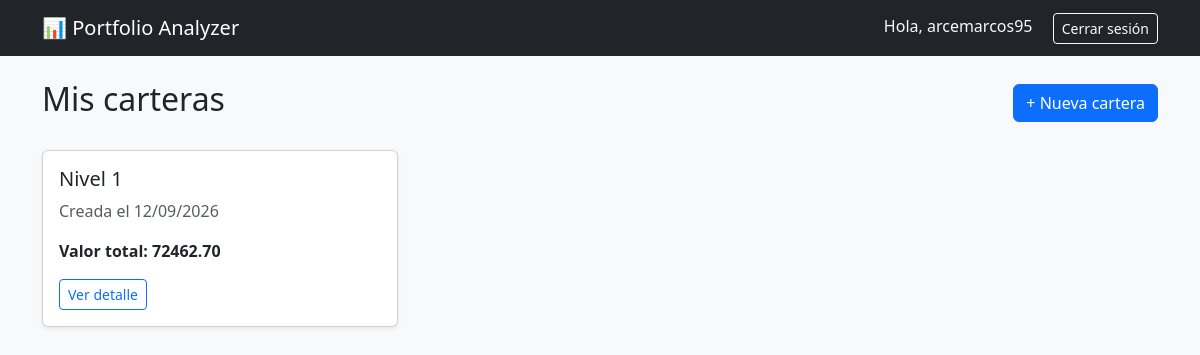
The app's page / (signed in) with its own data.
### portfolio/models.py (models this page shows, shortened)
class Cartera(models.Model):
    propietario = models.ForeignKey(Perfil, on_delete=models.CASCADE, related_name="carteras")
    nombre = models.CharField(max_length=100)
    fecha_creacion = models.DateTimeField(auto_now_add=True)
    def valor_total(self):
        total = 0
        for activo in self.activorentavariable_set.all():
            total += activo.calcular_valor()
        for activo in self.activorentafija_set.all():
            total += activo.calcular_valor()
        return total

class Activo(models.Model):
    cartera = models.ForeignKey(Cartera, on_delete=models.CASCADE, related_name="%(class)s_set")
    ticker = models.CharField(max_length=20)
    cantidad = models.FloatField(validators=[MinValueValidator(0.01)])
    precio = models.FloatField(validators=[MinValueValidator(0.01)])
    moneda = models.CharField(max_length=3, choices=MONEDA_CHOICES)
    class Meta:
        abstract = True
    def calcular_valor(self):
        return self.cantidad * self.precio

class ActivoRentaVariable(Activo):
    """Equivalente a ActivoRentaVariable del proyecto de POO."""

class ActivoRentaFija(Activo):
    def calcular_valor(self):
        return (self.precio * self.cantidad) / 100

### portfolio/views.py (the view)
# urls.py: path("", views.dashboard, name="dashboard"),
@login_required
def dashboard(request):
    perfil, _ = Perfil.objects.get_or_create(usuario=request.user)
    carteras = perfil.carteras.all()
    return render(request, "portfolio/dashboard.html", {"carteras": carteras})

### templates/portfolio/dashboard.html
{% extends "base.html" %}
{% block content %}
<div class="d-flex justify-content-between align-items-center mb-4">
    <h2>Mis carteras</h2>
    <a href="{% url 'crear_cartera' %}" class="btn btn-primary">+ Nueva cartera</a>
</div>
{% if carteras %}
    <div class="row">
        {% for cartera in carteras %}
            <div class="col-md-4 mb-3">
                <div class="card shadow-sm">
                    <div class="card-body">
                        <h5 class="card-title">{{ cartera.nombre }}</h5>
                        <p class="card-text text-muted">Creada el {{ cartera.fecha_creacion|date:"d/m/Y" }}</p>
                        <p class="card-text"><strong>Valor total: {{ cartera.valor_total|floatformat:2 }}</strong></p>
                        <a href="{% url 'detalle_cartera' cartera.id %}" class="btn btn-outline-primary btn-sm">Ver detalle</a>
                    </div>
                </div>
            </div>
        {% endfor %}
    </div>
{% else %}
    <p class="text-muted">Todavía no tenés carteras cargadas. Creá la primera con el botón de arriba.</p>
{% endif %}
{% endblock %}

### templates/base.html (shortened to what this page needs)
<!DOCTYPE html>
<html lang="es">
<head>
    <link href="https://cdn.jsdelivr.net/npm/bootstrap@5.3.0/dist/css/bootstrap.min.css" rel="stylesheet">
</head>
<body class="bg-light">
    <nav class="navbar navbar-dark bg-dark mb-4">
        <div class="container">
            <a class="navbar-brand" href="{% url 'dashboard' %}">📊 Portfolio Analyzer</a>
            <div>
                {% if user.is_authenticated %}
                    <span class="text-light me-3">Hola, {{ user.username }}</span>
                    <form method="post" action="{% url 'logout' %}" class="d-inline">
                        <button type="submit" class="btn btn-outline-light btn-sm">Cerrar sesión</button>
                    </form>
                {% else %}
                    <a href="{% url 'login' %}" class="btn btn-outline-light btn-sm me-2">Ingresar</a>
                    <a href="{% url 'registro' %}" class="btn btn-light btn-sm">Registrarme</a>
                {% endif %}
            </div>
        </div>
    </nav>
    <div class="container">
        {% block content %}
        {% endblock %}
    </div>
</body>
</html>

### records on screen
Cartera: nombre "Nivel 1", fecha_creacion "12/09/2026", valor_total "72462.70"

### other values on screen
{{ user.username }} "arcemarcos95"
